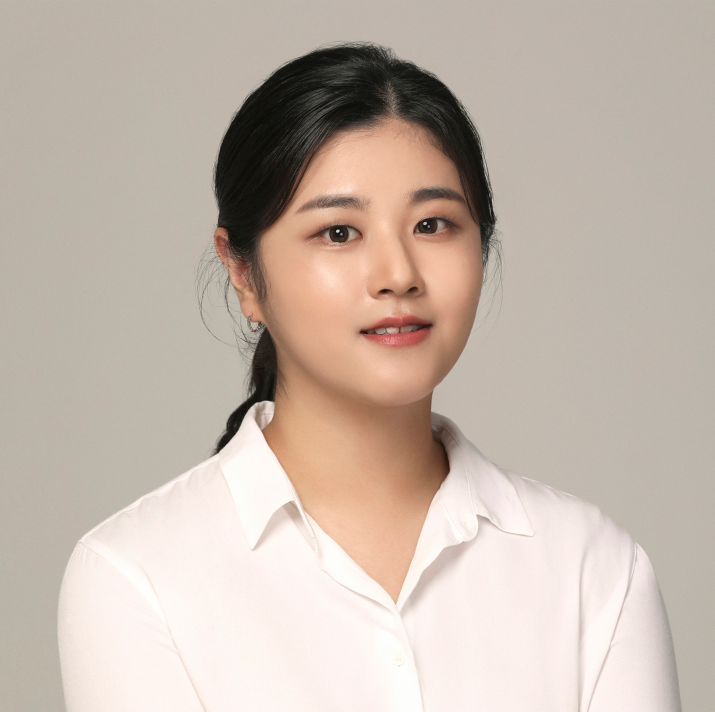
#> input picture images/inha.png, 1430 x 1423 px (shown at 1/2 size)
$ python resize_image.py
#> lines starting #> are read from the running program, lines starting #| are printed output that depends on the picture
import cv2

def resize_image(input_path, output_path, width=None, height=None):
    """
    Resizes an image to the given width and/or height while maintaining aspect ratio.

    Parameters:
        input_path (str): Path to the input image.
        output_path (str): Path to save the resized image.
        width (int): Desired width. Default is None.
        height (int): Desired height. Default is None.
    """
#> called with input_path = './images/inha.png', output_path = './images/inha_small.jpg', width = 800
    # Load the image
    image = cv2.imread(input_path)
#> image is the input picture: shape (1423, 1430, 3); mean B, G, R 171.1, 182.2, 196.8

    if image is None:
        print(f"Error: Unable to load image from {input_path}")
        return

    # Get original dimensions
    (orig_height, orig_width) = image.shape[:2]
#> orig_height = 1423; orig_width = 1430

    # Check if width or height is specified
    if width is None and height is None:
        print("Error: Both width and height cannot be None.")
        return

    # Calculate new dimensions while maintaining aspect ratio
    if width is not None:
        aspect_ratio = width / float(orig_width)
#> aspect_ratio = 0.559
        new_dimensions = (width, int(orig_height * aspect_ratio))
#> new_dimensions = (800, 796)
    else:
        aspect_ratio = height / float(orig_height)
        new_dimensions = (int(orig_width * aspect_ratio), height)

    # Resize the image
    resized_image = cv2.resize(image, new_dimensions, interpolation=cv2.INTER_AREA)
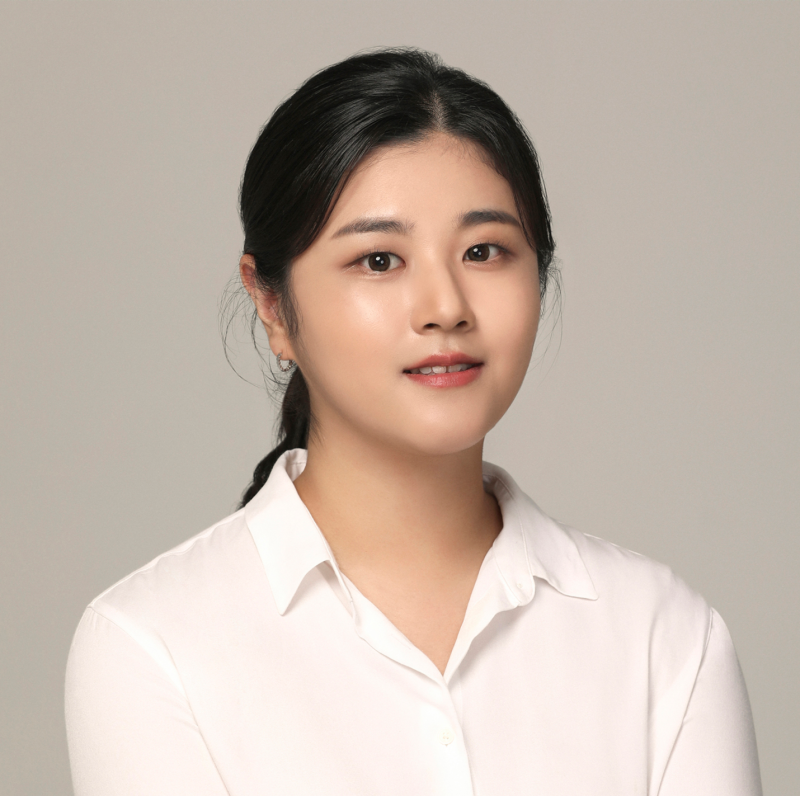
#> resized_image: shape (796, 800, 3); mean B, G, R 171.1, 182.2, 196.8

    # Save the resized image
    cv2.imwrite(output_path, resized_image)
    print(f"Resized image saved to {output_path}")

# Example usage
# conda activate CICFINAL
input_image_path = "./images/inha.png"  # Replace with your input image path
output_image_path = "./images/inha_small.jpg"  # Replace with your desired output image path
resize_image(input_image_path, output_image_path, width=800)
